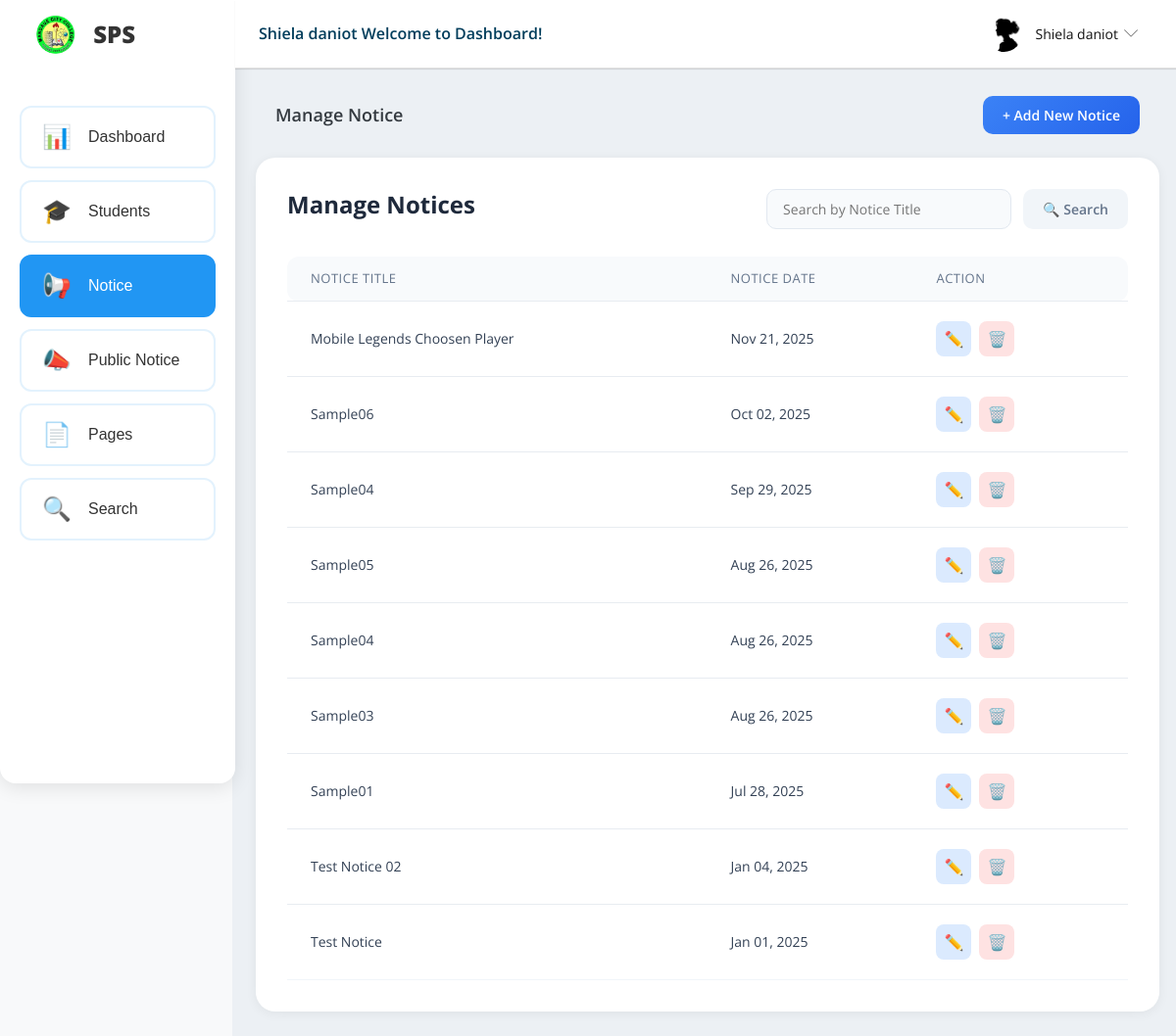
The page /staff/manage-notice.php (signed in) on the database as committed earlier.
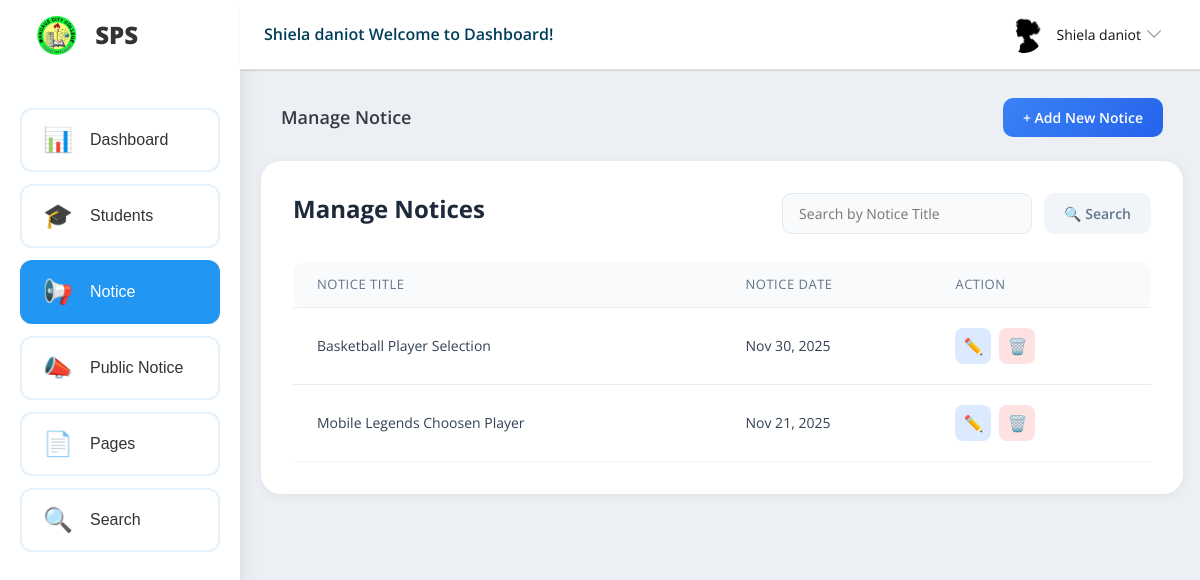
The same page on the database as committed later.
### tables this page shows
CREATE TABLE `tblstaff` (
  `ID` int(11) NOT NULL,
  `StaffName` varchar(100) NOT NULL,
  `UserName` varchar(50) NOT NULL,
  `Email` varchar(100) NOT NULL,
  `Image` varchar(255) DEFAULT NULL,
  `Password` varchar(255) NOT NULL,
  `StaffRegdate` datetime DEFAULT current_timestamp(),
  `Status` tinyint(1) NOT NULL DEFAULT 1
);

CREATE TABLE `tblnotice` (
  `ID` int(5) NOT NULL,
  `NoticeTitle` mediumtext DEFAULT NULL,
  `NoticeMsg` mediumtext DEFAULT NULL,
  `CreationDate` timestamp NULL DEFAULT current_timestamp()
);

### staff/manage-notice.php (the view, shortened to what this page needs)
<?php
include('includes/dbconnection.php');
if (strlen($_SESSION['sturecmsstaffid']) == 0) {
  header('location:logout.php');
  exit;
} else {
  $searchdata = '';
  ?>
  <!DOCTYPE html>
  <html lang="en">
  <head>
    <link rel="stylesheet" href="vendors/simple-line-icons/css/simple-line-icons.css">
    <link rel="stylesheet" href="vendors/flag-icon-css/css/flag-icon.min.css">
    <link rel="stylesheet" href="vendors/css/vendor.bundle.base.css">
    <link rel="stylesheet" href="css/style.css">
    <link rel="stylesheet" href="./css/toaster.css">
    <link rel="stylesheet" href="./css/style(v2).css">
    <link rel="stylesheet" href="./css/modal.css">
    <link rel="stylesheet" href="./css/responsive.css">
  </head>
  <body>
    <div class="container-scroller">
      <?php include_once('includes/header.php'); ?>
      <div class="container-fluid page-body-wrapper">
        <?php include_once('includes/sidebar.php'); ?>
        <div class="main-panel">
          <div class="content-wrapper">
            <div class="page-header">
              <h3 class="page-title">Manage Notice</h3>
              <button type="button" class="add-btn" data-toggle="modal" data-target="#addNoticeModal"
                style="margin-right: 20px;">+ Add New Notice</button>
            </div>
            <div class="row">
              <div class="col-md-12 grid-margin stretch-card">
                <div class="table-card">
                  <div class="table-header">
                    <h2 class="table-title">Manage Notices</h2>
                    <div class="table-actions">
                      <form method="post" class="d-flex" style="gap: 12px;">
                        <input type="text" name="searchdata" class="search-box" placeholder="Search by Notice Title"
                          value="<?php echo htmlentities($searchdata); ?>">
                        <button type="submit" name="search" class="filter-btn">🔍 Search</button>
                      </form>
                    </div>
                  </div>
                  <div class="table-wrapper">
                    <table class="table">
                      <thead>
                        <tr>
                          <th>Notice Title</th>
                          <th>Notice Date</th>
                          <th>Action</th>
                        </tr>
                      </thead>
                      <tbody>
                        <?php
                        $sql = "SELECT NoticeTitle, CreationDate, ID as nid, NoticeMsg FROM tblnotice";
                        $sql .= " ORDER BY CreationDate DESC";
                        $query = $dbh->prepare($sql);
                        $query->execute();
                        $results = $query->fetchAll(PDO::FETCH_OBJ);
                        if ($query->rowCount() > 0) {
                          foreach ($results as $row) { ?>
                            <tr>
                              <td data-label="Notice Title"><?php echo htmlentities($row->NoticeTitle); ?></td>
                              <td data-label="Notice Date"><?php echo date('M d, Y', strtotime($row->CreationDate)); ?></td>
                              <td data-label="Action">
                                 <div class="action-buttons">
                                   <button type="button" class="action-btn edit btn-edit-notice" title="Edit"
                                     data-id="<?php echo htmlentities($row->nid); ?>"
                                     data-title="<?php echo htmlentities($row->NoticeTitle); ?>"
                                     data-msg="<?php echo htmlspecialchars($row->NoticeMsg, ENT_QUOTES); ?>">✏️</button>
                                   <a href="manage-notice.php?delid=<?php echo htmlentities($row->nid); ?>"
                                     onclick="return confirm('Do you really want to Delete ?');" class="action-btn"
                                     style="background: #fee2e2; color: #ef4444;" title="Delete">🗑️</a>
                                 </div>
                               </td>
                            </tr>
                          <?php }
                        } else { ?>
                          <tr>
                            <td colspan="3" style="text-align: center; color: red;">No Record Found</td>
                          </tr>
                        <?php } ?>
                      </tbody>
                    </table>
                  </div>
                </div>
              </div>
            </div>
          </div>
        </div>
      </div>
    </div>
  </body>
  </html>
<?php } ?>

### staff/includes/header.php (shortened to what this page needs)
<nav class="navbar default-layout-navbar col-lg-12 col-12 p-0 fixed-top d-flex flex-row">
  <div class="navbar-brand-wrapper d-none d-lg-flex align-items-center" style="background: #ffffff;">
    <a class="navbar-brand brand-logo" href="dashboard.php" style="display: flex; align-items: center; gap: 10px;">
      <img src="../admin/images/logo/logo.jpg" alt="logo" style="width: 40px; height: 40px; border-radius: 50%; object-fit: cover;" />
      <strong style="color: #333;">SPS</strong>
    </a>
  </div>
  <?php
  $sid = $_SESSION['sturecmsstaffid'];
  $sql = "SELECT * FROM tblstaff WHERE ID=:sid";
  $query = $dbh->prepare($sql);
  $query->bindParam(':sid', $sid, PDO::PARAM_STR);
  $query->execute();
  $results = $query->fetchAll(PDO::FETCH_OBJ);
  if ($query->rowCount() > 0) {
    foreach ($results as $row) {
      $profileImg = !empty($row->Image) ? "../admin/images/" . $row->Image : "images/faces/face8.jpg";
      ?>
      <div class="navbar-menu-wrapper d-flex align-items-center flex-grow-1">
        <h5 class="mb-0 font-weight-medium d-none d-lg-flex"><?php echo htmlentities($row->StaffName); ?> Welcome to Dashboard!
        </h5>
        <ul class="navbar-nav navbar-nav-right ml-auto">
          <li class="nav-item dropdown user-dropdown">
            <a class="nav-link dropdown-toggle" id="UserDropdown" href="#" data-toggle="dropdown" aria-expanded="false">
              <img class="img-xs rounded-circle ml-2" src="<?php echo $profileImg; ?>" alt="Profile image"> <span
                class="font-weight-normal"> <?php echo htmlentities($row->StaffName); ?> </span></a>
          </li>
        </ul>
      </div>
    <?php }
  } ?>
</nav>

### staff/includes/sidebar.php (shortened to what this page needs)
<nav class="sidebar sidebar-offcanvas" id="sidebar">
  <?php
  $current_page = basename($_SERVER['PHP_SELF']);
  ?>
  <div class="menu">
    <a href="dashboard.php" class="menu-item <?php echo ($current_page == 'dashboard.php') ? 'active' : ''; ?>">
      <span class="menu-item-icon">📊</span>
      <span class="menu-item-text">Dashboard</span>
    </a>
    <a href="manage-students.php" class="menu-item <?php echo in_array($current_page, ['add-students.php', 'manage-students.php', 'validate-achievements.php']) ? 'active' : ''; ?>">
      <span class="menu-item-icon">🎓</span>
      <span class="menu-item-text">Students</span>
    </a>
    <a href="manage-notice.php" class="menu-item <?php echo ($current_page == 'manage-notice.php') ? 'active' : ''; ?>">
      <span class="menu-item-icon">📢</span>
      <span class="menu-item-text">Notice</span>
    </a>
    <a href="manage-public-notice.php" class="menu-item <?php echo ($current_page == 'manage-public-notice.php') ? 'active' : ''; ?>">
      <span class="menu-item-icon">📣</span>
      <span class="menu-item-text">Public Notice</span>
    </a>
    <a href="#pages-menu" class="menu-item <?php echo in_array($current_page, ['about-us.php', 'contact-us.php']) ? 'active' : ''; ?>" data-toggle="collapse" aria-expanded="<?php echo in_array($current_page, ['about-us.php', 'contact-us.php']) ? 'true' : 'false'; ?>">
      <span class="menu-item-icon">📄</span>
      <span class="menu-item-text">Pages</span>
    </a>
    <a href="search.php" class="menu-item <?php echo ($current_page == 'search.php') ? 'active' : ''; ?>">
      <span class="menu-item-icon">🔍</span>
      <span class="menu-item-text">Search</span>
    </a>
  </div>
</nav>

### staff/css/style(v2).css (style rules this page uses)
body { background-color: #f8f9fa; }
.brand-logo { font-weight: bold; font-size: 24px; color: #343a40; }
.sidebar { background: linear-gradient(180deg, #2196F3 0%, #1565C0 100%); border-right: 1px solid #1565C0; font-family: 'Poppins', sans-serif; }
.navbar .navbar-brand-wrapper { background: linear-gradient(180deg, #1565C0 0%, #2196F3 100%); }
.navbar .navbar-menu-wrapper { background: #ffffff; border-bottom: 1px solid #e0e0e0; }
.navbar .navbar-menu-wrapper h5 { color: #003d5b; }
.sidebar { background: #ffffff; border-radius: 16px; border: white; box-shadow: 0 4px 20px rgba(0, 0, 0, 0.1); overflow: hidden; width: 240px; padding: 0; }
.sidebar .menu { padding: 20px; margin-top: 88px; }
.sidebar .menu-item { display: flex; align-items: center; padding: 16px 20px; margin-bottom: 12px; background: #ffffff; border: 2px solid #E3F2FD; border-radius: 12px; cursor: pointer; transition: all 0.3s ease; text-decoration: none; color: #333; }
.sidebar .nav-item.active>.menu-item, .sidebar .menu-item.active { background: #2196F3; color: white; border-color: #2196F3; }
.sidebar .menu-item-icon { font-size: 24px; margin-right: 16px; width: 32px; text-align: center; }
.sidebar .menu-item-text { font-size: 16px; font-weight: 500; }
.sidebar .menu-item.active { background: #2196F3; color: white; border-color: #2196F3; }
.table-card { background: white; max-width: 500vh; width: 145vh; border-radius: 20px; padding: 32px; box-shadow: 0 2px 12px rgba(0, 0, 0, 0.06); }
.table-header { display: flex; justify-content: space-between; align-items: center; margin-bottom: 28px; flex-wrap: wrap; gap: 1rem; }
.table-title { font-size: 24px; font-weight: 700; color: #1e293b; }
.table-actions { display: flex; gap: 12px; flex-wrap: wrap; }
.search-box { padding: 10px 16px; border: 1px solid #e2e8f0; border-radius: 10px; background: #f8fafc; font-size: 14px; width: 250px; transition: all 0.3s ease; }
.filter-btn, .add-btn { padding: 10px 20px; border: none; border-radius: 10px; font-size: 14px; font-weight: 600; cursor: pointer; transition: all 0.3s ease; display: flex; align-items: center; gap: 8px; }
.filter-btn { background: #f1f5f9; color: #64748b; }
.add-btn { background: linear-gradient(135deg, #3b82f6 0%, #2563eb 100%); color: white; }
.table-wrapper { overflow-x: auto; }
.table-wrapper table { width: 100%; border-collapse: collapse; }
.table-wrapper thead { background: #f8fafc; }
.table-wrapper th { padding: 16px; text-align: left; font-size: 13px; font-weight: 600; color: #64748b; text-transform: uppercase; letter-spacing: 0.5px; }
.table-wrapper th:first-child { border-radius: 12px 0 0 12px; padding-left: 24px; }
.table-wrapper th:last-child { border-radius: 0 12px 12px 0; padding-right: 24px; }
.table-wrapper tbody tr { border-bottom: 1px solid #f1f5f9; transition: all 0.2s ease; }
.table-wrapper td { padding: 20px 16px; font-size: 14px; color: #334155; vertical-align: middle; }
.table-wrapper td:first-child { padding-left: 24px; }
.table-wrapper td:last-child { padding-right: 24px; }
.action-buttons { display: flex; gap: 8px; }
.action-btn { width: 36px; height: 36px; border: none; border-radius: 8px; cursor: pointer; display: flex; align-items: center; justify-content: center; transition: all 0.3s ease; font-size: 16px; text-decoration: none; }
.action-btn.edit { background: #dbeafe; color: #3b82f6; }

Rows that differ between the two databases and show on the page:
removed tblnotice: NoticeTitle "Sample06", CreationDate "Oct 02, 2025"
removed tblnotice: NoticeTitle "Sample04", CreationDate "Sep 29, 2025"
removed tblnotice: NoticeTitle "Sample05", CreationDate "Aug 26, 2025"
removed tblnotice: NoticeTitle "Sample04", CreationDate "Aug 26, 2025"
removed tblnotice: NoticeTitle "Sample03", CreationDate "Aug 26, 2025"
removed tblnotice: NoticeTitle "Sample01", CreationDate "Jul 28, 2025"
removed tblnotice: NoticeTitle "Test Notice 02", CreationDate "Jan 04, 2025"
removed tblnotice: NoticeTitle "Test Notice", CreationDate "Jan 01, 2025"
added tblnotice: NoticeTitle "Basketball Player Selection", CreationDate "Nov 30, 2025"
